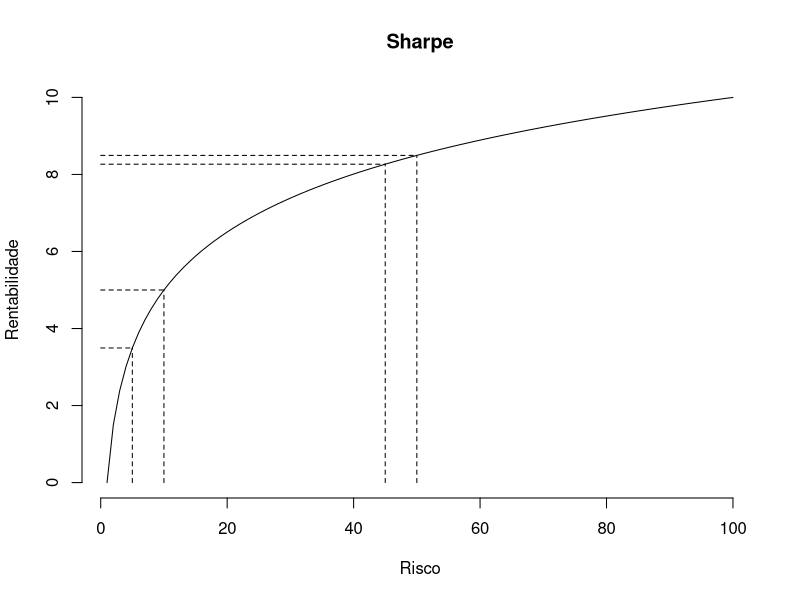

Reproduce this figure in R.
n <- 100
ratio <- 10/log(100)
plot(log(1:n) * ratio,
     type="l",
     main="Sharpe",
     xlab="Risco",
     ylab="Rentabilidade",
     frame=F)


h <- c(5,10,
       45,50)
sapply(h, function(x) {
    y <- log(x) * ratio
    segments(x, 0, y1=y, lty="dashed")
    segments(0, y, x1=x, lty="dashed")
    log(h)
})
